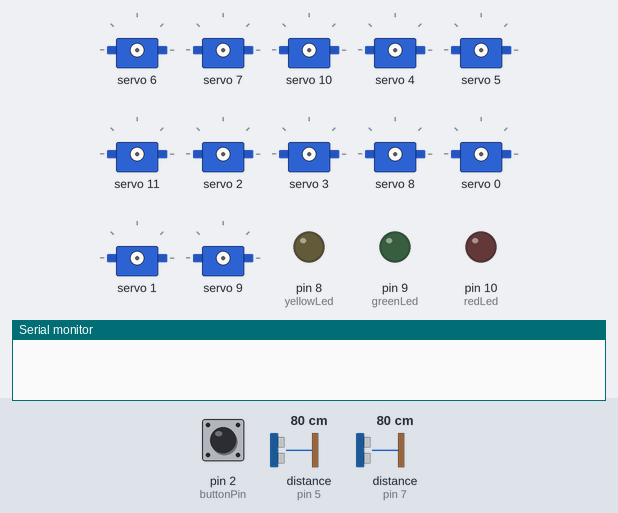
A sketch run on a simulated Arduino Uno, built with avr-gcc and run on an emulated ATmega328P. Parts: 12 × servo, output pins drawn as LEDs (lit = HIGH), the last lines printed to the serial monitor. The test bench sets the inputs (shaded band); at power-on: pin 2 (buttonPin) LOW, distance to the obstacle (sensors on pin 5, pin 7) 80 cm. The echo pulse lasts 58.3 µs per cm; pins used as bus, display or sensor lines are not drawn.

Above: at 0.8 s.
0.9 s: pin 2 (buttonPin) pulled HIGH for 0.15 s
At 3.7 s:
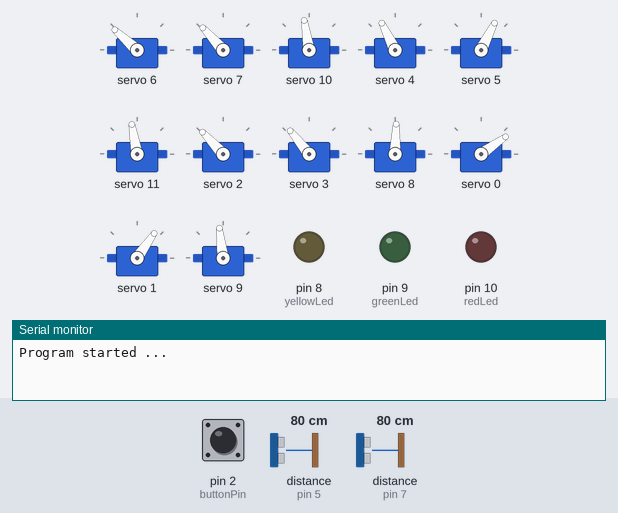
At 9.2 s:
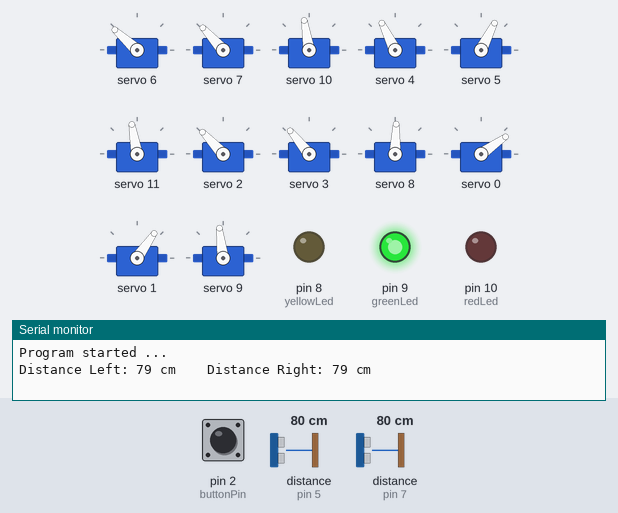
Timing chart, 0 to 10.7 s (numbered marks = the images above; inputs shaded):
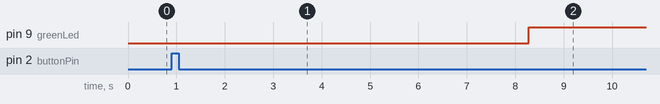

The sketch:

main.ino
```cpp
#include "Robot.h"
#include <Wire.h>
#include <Adafruit_PWMServoDriver.h>

#define echoPinRight 7 // attach pin D2 Arduino to pin Echo of Right HC-SR04
#define trigPinRight 6 //attach pin D3 Arduino to pin Trig of Rigth HC-SR04
#define echoPinLeft 5 // attach pin D2 Arduino to pin Echo of Left HC-SR04
#define trigPinLeft 4 //attach pin D3 Arduino to pin Trig of Left HC-SR04
#define redLed 10
#define yellowLed 8
#define greenLed 9
#define buttonPin 2

/*
* ================== Variables and defines ==========================
*/
Adafruit_PWMServoDriver servoPwm = Adafruit_PWMServoDriver(0x40);
float gaitCycle = 2.0;      // in seconds
float dutyFactor = 0.875;
Robot robot;
int distanceLeft, distanceRight; // variable for the distance measurement

/*
* ================ Functions declarations ===========================
*/
void buttonWait();
void down(int deg);
void up(int deg);
int readSonar(int trigPin, int echoPin);
void sonarLED(int distanceLeft, int distanceRight);

/*
* =========================== Setup ==================================
*/
void setup() {
  Serial.begin(9600);

  // Setup sonar pins
  pinMode(trigPinRight, OUTPUT); // Sets the trigPin as an OUTPUT
  pinMode(echoPinRight, INPUT); // Sets the echoPin as an INPUT
  pinMode(trigPinLeft, OUTPUT); // Sets the trigPin as an OUTPUT
  pinMode(echoPinLeft, INPUT); // Sets the echoPin as an INPUT
  pinMode(redLed,OUTPUT);
  pinMode(yellowLed,OUTPUT);
  pinMode(greenLed, OUTPUT);

  // Wait for start button press
  pinMode(buttonPin, INPUT);
  buttonWait();
  delay(2000);

  Serial.println("Program started ...");

  // Initialize PWM servo driver
  servoPwm.begin();
  servoPwm.setPWMFreq(50);

  // Initialize robot
  robot.initRobot(servoPwm);
  delay(5000);

  // Move legs
  /*q[0] = robot.leg[0].q[0] - 100;
  q[1] = robot.leg[0].q[1] - 45;
  q[2] = robot.leg[0].q[2];
  robot.setLeg(servoPwm, 0, q);*/
  /*down(30);
  delay(4000);
  up(30);
  delay(4000);*/
}

/*
* =========================== Main loop ==============================
*/
void loop() {
  // Read sonars
  distanceLeft = readSonar(trigPinLeft, echoPinLeft);
  distanceRight = readSonar(trigPinRight, echoPinRight);
  sonarLED(distanceLeft, distanceRight);

  down(30);
  delay(2000);
  up(30);
  delay(2000);
}

// Stands down
void up(int deg)
{
  int sign;
  int q[3];

  for(int i = 0; i < 4; i++){
    if((i == 0) || (i == 2)){
      sign = -1;
    }
    else{
      sign = 1;
    }
    q[0] = robot.leg[i].q[0] - (sign * (deg + 15));
    q[1] = robot.leg[i].q[1] - (sign * deg);
    q[2] = robot.leg[i].q[2];
    robot.setLeg(servoPwm, i, q);
  }
}

// Stands down
void down(int deg)
{
  int sign;
  int q[3];

  for(int i = 0; i < 4; i++){
    if((i == 0) || (i == 2)){
      sign = -1;
    }
    else{
      sign = 1;
    }
    q[0] = robot.leg[i].q[0] + (sign * (deg + 15));
    q[1] = robot.leg[i].q[1] + (sign * deg);
    q[2] = robot.leg[i].q[2];
    robot.setLeg(servoPwm, i, q);
  }
}


// Stands up


// Reads sonars and displays distance in serial monitor
int readSonar(int trigPin, int echoPin)
{
  // Clears the trigPin condition
  digitalWrite(trigPin, LOW);
  delayMicroseconds(2);

  // Sets the trigPin HIGH (ACTIVE) for 10 microseconds
  digitalWrite(trigPin, HIGH);
  delayMicroseconds(10);
  digitalWrite(trigPin, LOW);

  // Reads the echoPin, returns the sound wave travel time in microseconds
  long duration = pulseIn(echoPin, HIGH);

  // Calculating the distance
  int distance = duration * 0.034 / 2; // Speed of sound wave divided by 2 (go and back)

  return distance;
}

// Turns on LEDS according to the minimum distance and prints distances
void sonarLED(int distanceLeft, int distanceRight)
{
  // Compute minimum of two distances and turn on LED accordingly
  int minDistance = min(distanceLeft, distanceRight);

  if(minDistance < 15){
    digitalWrite(redLed, HIGH);
    digitalWrite(yellowLed, LOW);
    digitalWrite(greenLed, LOW);
  }
  else if(minDistance >= 15 && minDistance < 50){
    digitalWrite(yellowLed, HIGH);
    digitalWrite(redLed, LOW);
    digitalWrite(greenLed, LOW);
  }
  else{
    digitalWrite(greenLed, HIGH);
    digitalWrite(redLed, LOW);
    digitalWrite(yellowLed, LOW);
  }
  // Displays the distance on the Serial Monitor
  Serial.print("Distance Left: ");
  Serial.print(distanceLeft);
  Serial.print(" cm \t Distance Right: ");
  Serial.print(distanceRight);
  Serial.println(" cm");
}


// Waits for button input
void buttonWait()
{
  int buttonState = 0;
  while(1){
    buttonState = digitalRead(buttonPin);
    if (buttonState == HIGH) {
      return;
    }
  }
}
```

Robot.cpp
```cpp
/*
  Robot.cpp - Library for interacting with the quadruped robot dog
  Created by André Teixeira, João Jorge, João Veiga, May 1st, 2021
*/
#include "Robot.h"
#include <math.h>
#include <stdio.h>
#include <stdlib.h>
#include <Adafruit_PWMServoDriver.h>

int SERVO_MIN[12] = {93, 100, 105, 110, 120, 120, 110, 110, 115, 110, 115, 115};
int SERVO_MAX[12] = {510, 520, 520, 522, 525, 530, 532, 530, 525, 525, 525, 530};
int HOME_ANGLE[12] = {40, 55, 125, 120, 105, 55, 125, 120, 80, 90, 90, 90};
int SERVO_CHANNEL[12] = {6, 4, 2, 0, 7, 5, 3, 1, 10, 11, 8, 9};

Robot::Leg::Leg()
{
  L1 = 3.0;
  L2 = 10.0;
  L3 = 8.0;
  q[0] = 90;
  q[1] = 90;
  q[2] = 90;
}

Robot::Leg::~Leg() {}

Robot::Robot()
{
  L = 20.0;
  W = 10.0;

  // For each leg define servo channels, minimum and maximum positions
  for(int i = 0; i < 4; i++){
    for(int j = 0; j < 3; j++){
      leg[i].servoChannel[j] = SERVO_CHANNEL[i + 4*j];
      leg[i].servoMin[j] = SERVO_MIN[leg[i].servoChannel[j]];
      leg[i].servoMax[j] = SERVO_MAX[leg[i].servoChannel[j]];
    }
  }
}

Robot::~Robot() {}

void Robot::initRobot(Adafruit_PWMServoDriver servoPwm)
{
  int i, j, pulseLength;
  int q[3];

  // Initialize all servos to home position
  for(i = 0; i < 4; i++){
    for(j = 0; j < 3; j++){
      q[j] = HOME_ANGLE[leg[i].servoChannel[j]];
    }
    setLeg(servoPwm, i, q);
  }
}

void Robot::setLeg(Adafruit_PWMServoDriver servoPwm, int legID, int q[3])
{
  int i, pulseLength;

  for(i = 0; i < 3; i++){
    pulseLength = map(q[i], 0, 180, leg[legID].servoMin[i], leg[legID].servoMax[i]);
    servoPwm.setPWM(leg[legID].servoChannel[i], 0, pulseLength);
    leg[legID].q[i] = q[i];
    delay(30);
  }
}

void Robot::inverseKinematics(int *q, int legID, float x, float y, float z)
{
  float D, aux;

  // Convert to radians
  for(int i = 0; i < 3; i++){
    q[i] = q[i] * M_PI / 180;
  }

  // Compute inverse kinematics
  switch(legID){
    case 0:
      aux = -1;
      break;
    case 1:
      aux = 1;
      break;
    case 2:
      aux = 1;
      break;
    case 3:
      aux = -1;
      break;
    default:
      printf("Error @inverseKinematics() - invalid leg ID...");
      exit(EXIT_FAILURE);
  }

  q[0] = -atan2f(-y, x) - atan2f(sqrtf(powf(x, 2.0) + powf(y, 2.0) - powf(leg[legID].L1, 2.0)), -leg[legID].L1);
  D = (powf(x, 2.0) + powf(y, 2.0) - powf(leg[legID].L1, 2.0) + powf(z, 2.0) - powf(leg[legID].L2, 2.0) - powf(leg[legID].L3, 2.0)) / (2 * leg[legID].L2 * leg[legID].L3);
  q[2] = atan2f(aux * sqrtf(1 - powf(D, 2.0)), D);
  q[1] = atan2f(z, sqrtf(powf(x, 2.0) + powf(y, 2.0) - powf(leg[legID].L1, 2.0))) - atan2(leg[legID].L3 * sinf(q[2]), leg[legID].L2 + (leg[legID].L3 * cosf(q[2])));

  // Round and convert to degrees
  q[0] = round(q[0] * 180 / M_PI);
  q[1] = round(q[1] * 180 / M_PI);
  q[2] = round(q[2] * 180 / M_PI);
}
```

Robot.h
```cpp
/*
  Robot.h - Library for interacting with the quadruped robot dog
  Created by André Teixeira, João Jorge, João Veiga, May 1st, 2021
*/
#ifndef Robot_h
#define Robot_h

#include <Adafruit_PWMServoDriver.h>

class Robot
{
  /*
  * ====================== Private ================================
  */
  private:
    class Leg{
      private:

      public:
        float L1, L2, L3;             // Physical parameters
        int servoMin[3], servoMax[3]; // Servos minimum and maximum positions
        int q[3];                     // Joint angles
        int servoChannel[3];          // Servos channel numbers

        Leg();                    // Constructor
        ~Leg();                   // Destructor
    };


  /*
  * ====================== Public ================================
  */
  public:
    Leg leg[4];         // Legs
    float L, W;

    Robot();
    ~Robot();

    //int degreesToPulseLength(int degrees);
    void initRobot(Adafruit_PWMServoDriver servoPwm);
    void inverseKinematics(int *q, int legID, float x, float y, float z);
    void setLeg(Adafruit_PWMServoDriver servoPwm, int legID, int q[3]);
};

#endif
```

Measured:
- after the input at 0.9 s, pin 9 (greenLed): LOW → HIGH after 7.4 s; servo 6: 90° → 138° after 2.0 s
